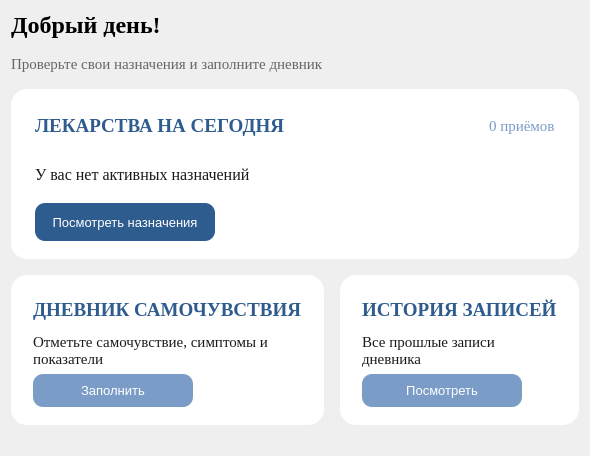
         <widget class="QWidget" name="homePage">
          <layout class="QVBoxLayout" name="homePageLayout">
           <property name="spacing"><number>16</number></property>
           <item><widget class="QLabel" name="greetingLabel">
            <property name="font"><font><family>Times New Roman</family><pointsize>18</pointsize><bold>true</bold></font></property>
            <property name="text"><string>Добрый день!</string></property>
           </widget></item>
           <item><widget class="QLabel" name="subGreetingLabel">
            <property name="font"><font><family>Times New Roman</family><pointsize>11</pointsize></font></property>
            <property name="styleSheet"><string notr="true">color: #666666;</string></property>
            <property name="text"><string>Проверьте свои назначения и заполните дневник</string></property>
           </widget></item>
           <item><widget class="QFrame" name="cardToday">
            <property name="minimumSize"><size><width>0</width><height>170</height></size></property>
            <property name="styleSheet">
             <string notr="true">QFrame#cardToday { background-color: #FFFFFF; border: none; border-radius: 16px; }
QFrame#cardToday QLabel { color: #1A1A1A; background: transparent; }</string>
            </property>
            <layout class="QVBoxLayout" name="cardTodayLayout">
             <property name="leftMargin"><number>24</number></property>
             <property name="topMargin"><number>18</number></property>
             <property name="rightMargin"><number>24</number></property>
             <property name="bottomMargin"><number>18</number></property>
             <property name="spacing"><number>10</number></property>
             <item><layout class="QHBoxLayout" name="todayHead">
              <item><widget class="QLabel">
               <property name="font"><font><family>Times New Roman</family><pointsize>14</pointsize><bold>true</bold></font></property>
               <property name="styleSheet"><string notr="true">color: #2F5C8F; background: transparent;</string></property>
               <property name="text"><string>ЛЕКАРСТВА НА СЕГОДНЯ</string></property>
              </widget></item>
              <item><spacer name="todayHeadSpacer">
               <property name="orientation"><enum>Qt::Horizontal</enum></property>
               <property name="sizeHint" stdset="0"><size><width>40</width><height>20</height></size></property>
              </spacer></item>
              <item><widget class="QLabel" name="todayCountLabel">
               <property name="font"><font><family>Times New Roman</family><pointsize>11</pointsize></font></property>
               <property name="styleSheet"><string notr="true">color: #7A9CC6; background: transparent;</string></property>
               <property name="text"><string>0 приёмов</string></property>
              </widget></item>
             </layout></item>
             <item><widget class="QLabel" name="todayListLabel">
              <property name="font"><font><family>Times New Roman</family><pointsize>12</pointsize></font></property>
              <property name="text"><string>У вас нет активных назначений</string></property>
              <property name="wordWrap"><bool>true</bool></property>
             </widget></item>
             <item><widget class="QPushButton" name="btnOpenPrescrFromHome">
              <property name="minimumSize"><size><width>180</width><height>38</height></size></property>
              <property name="maximumSize"><size><width>180</width><height>38</height></size></property>
              <property name="styleSheet"><string notr="true">QPushButton { background-color: #2F5C8F; color: #FFFFFF; border: none; border-radius: 10px; font-family: "Times New Roman"; font-size: 13px; }
QPushButton:hover { background-color: #1E4470; }</string></property>
              <property name="text"><string>Посмотреть назначения</string></property>
             </widget></item>
            </layout>
           </widget></item>
           <item><layout class="QHBoxLayout" name="cardsRow">
            <property name="spacing"><number>16</number></property>
            <item><widget class="QFrame" name="cardDiaryHome">
             <property name="minimumSize"><size><width>0</width><height>150</height></size></property>
             <property name="styleSheet">
              <string notr="true">QFrame#cardDiaryHome { background-color: #FFFFFF; border: none; border-radius: 16px; }
QFrame#cardDiaryHome QLabel { color: #1A1A1A; background: transparent; }</string>
             </property>
             <layout class="QVBoxLayout" name="cardDiaryHomeLayout">
              <property name="leftMargin"><number>22</number></property>
              <property name="topMargin"><number>18</number></property>
              <property name="rightMargin"><number>22</number></property>
              <property name="bottomMargin"><number>18</number></property>
              <item><widget class="QLabel">
               <property name="font"><font><family>Times New Roman</family><pointsize>14</pointsize><bold>true</bold></font></property>
               <property name="styleSheet"><string notr="true">color: #2F5C8F; background: transparent;</string></property>
               <property name="text"><string>ДНЕВНИК САМОЧУВСТВИЯ</string></property>
              </widget></item>
              <item><widget class="QLabel">
               <property name="font"><font><family>Times New Roman</family><pointsize>11</pointsize></font></property>
               <property name="text"><string>Отметьте самочувствие, симптомы и показатели</string></property>
               <property name="wordWrap"><bool>true</bool></property>
              </widget></item>
              <item><widget class="QPushButton" name="btnOpenDiaryFromHome">
               <property name="minimumHeight"><number>36</number></property>
               <property name="maximumSize"><size><width>160</width><height>36</height></size></property>
               <property name="styleSheet"><string notr="true">QPushButton { background-color: #7A9CC6; color: #FFFFFF; border: none; border-radius: 10px; font-family: "Times New Roman"; font-size: 13px; }
QPushButton:hover { background-color: #6A8CB6; }</string></property>
               <property name="text"><string>Заполнить</string></property>
              </widget></item>
             </layout>
            </widget></item>
            <item><widget class="QFrame" name="cardHistoryHome">
             <property name="minimumSize"><size><width>0</width><height>150</height></size></property>
             <property name="styleSheet">
              <string notr="true">QFrame#cardHistoryHome { background-color: #FFFFFF; border: none; border-radius: 16px; }
QFrame#cardHistoryHome QLabel { color: #1A1A1A; background: transparent; }</string>
             </property>
             <layout class="QVBoxLayout" name="cardHistoryHomeLayout">
              <property name="leftMargin"><number>22</number></property>
              <property name="topMargin"><number>18</number></property>
              <property name="rightMargin"><number>22</number></property>
              <property name="bottomMargin"><number>18</number></property>
              <item><widget class="QLabel">
               <property name="font"><font><family>Times New Roman</family><pointsize>14</pointsize><bold>true</bold></font></property>
               <property name="styleSheet"><string notr="true">color: #2F5C8F; background: transparent;</string></property>
               <property name="text"><string>ИСТОРИЯ ЗАПИСЕЙ</string></property>
              </widget></item>
              <item><widget class="QLabel">
               <property name="font"><font><family>Times New Roman</family><pointsize>11</pointsize></font></property>
               <property name="text"><string>Все прошлые записи дневника</string></property>
               <property name="wordWrap"><bool>true</bool></property>
              </widget></item>
              <item><widget class="QPushButton" name="btnOpenHistoryFromHome">
               <property name="minimumHeight"><number>36</number></property>
               <property name="maximumSize"><size><width>160</width><height>36</height></size></property>
               <property name="styleSheet"><string notr="true">QPushButton { background-color: #7A9CC6; color: #FFFFFF; border: none; border-radius: 10px; font-family: "Times New Roman"; font-size: 13px; }
QPushButton:hover { background-color: #6A8CB6; }</string></property>
               <property name="text"><string>Посмотреть</string></property>
              </widget></item>
             </layout>
            </widget></item>
           </layout></item>
           <item><spacer name="homeBottomSpacer">
            <property name="orientation"><enum>Qt::Vertical</enum></property>
            <property name="sizeHint" stdset="0"><size><width>20</width><height>20</height></size></property>
           </spacer></item>
          </layout>
         </widget>
